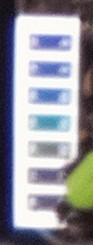
#> input picture marker_template/sticker_template.jpg, 93 x 245 px, found by its file name
$ python color_seg.py --path ../marker_template/0420_marker.jpg
#> lines starting #> are read from the running program, lines starting #| are printed output that depends on the picture; after the words box and inside, x2 and y2 are one past the last pixel; in counts of white or black regions, pixels touching at a corner belong together; pictures that were not available may be replaced by others from this repository, and a replacement may not be noted
'''
Name: color_segmentation.py

Version: 1.0

Summary: K-means color clustering based segmentation. This is achieved
         by converting the source image to a desired color space and
         running K-means clustering on only the desired channels,
         with the pixels being grouped into a desired number
    of clusters.

Author: suxing liu

Author-email: suxingliu@gmail.com

Created: 2019-09-29

USAGE:

python3 color_seg.py -p ~/smart_plant/test/ -ft JPG


'''

# import the necessary packages
import os
import glob
import argparse
from os.path import splitext, getsize, join

from sklearn.cluster import KMeans

from skimage.feature import peak_local_max
from skimage.morphology import medial_axis
from skimage.segmentation import watershed
from skimage import img_as_float, img_as_ubyte, img_as_bool, img_as_int
from skimage import measure
from skimage.segmentation import clear_border

from scipy.spatial import distance as dist
from scipy import optimize
from scipy import ndimage

import math

import numpy as np
import argparse
import cv2

import matplotlib.pyplot as plt
import matplotlib.patches as mpatches

import warnings

warnings.filterwarnings("ignore")

import concurrent.futures
import psutil
import multiprocessing
from multiprocessing import Pool
from contextlib import closing

MBFACTOR = float(1 << 20)


# generate foloder to store the output results
# [23 lines left out: function mkdir, not called in this run]


def color_cluster_seg(image, args_colorspace, args_channels, args_num_clusters, min_size):
    # Change image color space, if necessary.
    colorSpace = args_colorspace.lower()

    if colorSpace == 'hsv':
        image = cv2.cvtColor(image, cv2.COLOR_BGR2HSV)

    elif colorSpace == 'ycrcb' or colorSpace == 'ycc':
        image = cv2.cvtColor(image, cv2.COLOR_BGR2YCrCb)

    elif colorSpace == 'lab':
        image = cv2.cvtColor(image, cv2.COLOR_BGR2LAB)

    else:
        colorSpace = 'bgr'  # set for file naming purposes

    # Keep only the selected channels for K-means clustering.
    if args_channels != 'all':
        channels = cv2.split(image)
        channelIndices = []
        for char in args_channels:
            channelIndices.append(int(char))
        image = image[:, :, channelIndices]
        if len(image.shape) == 2:
            image.reshape(image.shape[0], image.shape[1], 1)

    (width, height, n_channel) = image.shape

    # print("image shape: \n")
    # print(width, height, n_channel)

    # Flatten the 2D image array into an MxN feature vector, where M is the number of pixels and N is the dimension (number of channels).
    reshaped = image.reshape(image.shape[0] * image.shape[1], image.shape[2])

    # Perform K-means clustering.
    if args_num_clusters < 2:
        print('Warning: num-clusters < 2 invalid. Using num-clusters = 2')

    # define number of cluster
    numClusters = max(2, args_num_clusters)

    # clustering method
    kmeans = KMeans(n_clusters=numClusters, n_init=40, max_iter=500).fit(reshaped)

    # get lables
    pred_label = kmeans.labels_

    # Reshape result back into a 2D array, where each element represents the corresponding pixel's cluster index (0 to K - 1).
    clustering = np.reshape(np.array(pred_label, dtype=np.uint8), (image.shape[0], image.shape[1]))

    # Sort the cluster labels in order of the frequency with which they occur.
    sortedLabels = sorted([n for n in range(numClusters)], key=lambda x: -np.sum(clustering == x))

    # Initialize K-means grayscale image; set pixel colors based on clustering.
    kmeansImage = np.zeros(image.shape[:2], dtype=np.uint8)
    for i, label in enumerate(sortedLabels):
        kmeansImage[clustering == label] = int(255 / (numClusters - 1)) * i

    ret, thresh = cv2.threshold(kmeansImage, 0, 255, cv2.THRESH_BINARY | cv2.THRESH_OTSU)

    thresh_cleaned = clear_border(thresh)

    if np.count_nonzero(thresh) > 0:

        thresh_cleaned_bw = clear_border(thresh)
    else:
        thresh_cleaned_bw = thresh

    nb_components, output, stats, centroids = cv2.connectedComponentsWithStats(thresh_cleaned, connectivity=8)

    # stats[0], centroids[0] are for the background label. ignore
    # cv2.CC_STAT_LEFT, cv2.CC_STAT_TOP, cv2.CC_STAT_WIDTH, cv2.CC_STAT_HEIGHT
    sizes = stats[1:, cv2.CC_STAT_AREA]

    Coord_left = stats[1:, cv2.CC_STAT_LEFT]

    Coord_top = stats[1:, cv2.CC_STAT_TOP]

    Coord_width = stats[1:, cv2.CC_STAT_WIDTH]

    Coord_height = stats[1:, cv2.CC_STAT_HEIGHT]

    Coord_centroids = centroids

    # print("Coord_centroids {}\n".format(centroids[1][1]))

    # print("[width, height] {} {}\n".format(width, height))

    nb_components = nb_components - 1

    # min_size = 70

    max_size = width * height * 0.1

    img_thresh = np.zeros([width, height], dtype=np.uint8)

    # for every component in the image, keep it only if it's above min_size
    for i in range(0, nb_components):
        '''
        #print("{} nb_components found".format(i))

        if (sizes[i] >= min_size) and (Coord_left[i] > 1) and (Coord_top[i] > 1) and (Coord_width[i] - Coord_left[i] > 0) and (Coord_height[i] - Coord_top[i] > 0) and (centroids[i][0] - width*0.5 < 10) and ((centroids[i][1] - height*0.5 < 10)) and ((sizes[i] <= max_size)):
            img_thresh[output == i + 1] = 255

            print("Foreground center found ")

        elif ((Coord_width[i] - Coord_left[i])*0.5 - width < 15) and (centroids[i][0] - width*0.5 < 15) and (centroids[i][1] - height*0.5 < 15) and ((sizes[i] <= max_size)):
            imax = max(enumerate(sizes), key=(lambda x: x[1]))[0] + 1
            img_thresh[output == imax] = 255
            print("Foreground max found ")
        '''

        if (sizes[i] >= min_size):
            img_thresh[output == i + 1] = 255

    # [8 lines of commented-out code are left out]
    return img_thresh


'''
def medial_axis_image(thresh):

    #convert an image from OpenCV to skimage
    thresh_sk = img_as_float(thresh)

    image_bw = img_as_bool((thresh_sk))

    image_medial_axis = medial_axis(image_bw)

    return image_medial_axis
'''


class clockwise_angle_and_distance:
    '''
    A class to tell if point is clockwise from origin or not.
    This helps if one wants to use sorted() on a list of points.

    Parameters
    ----------
    point : ndarray or list, like [x, y]. The point "to where" we g0
    self.origin : ndarray or list, like [x, y]. The center around which we go
    refvec : ndarray or list, like [x, y]. The direction of reference

    use:
        instantiate with an origin, then call the instance during sort
    reference:
    https://stackoverflow.com/questions/41855695/sorting-list-of-two-dimensional-coordinates-by-clockwise-angle-using-python

    Returns
    -------
    angle

    distance


    '''

    def __init__(self, origin):
        self.origin = origin

    # [89 lines left out: functions __call__, sticker_detect, not called in this run]


def comp_external_contour(orig, thresh, output_directory, base_name):
    # find contours and get the external one
    contours, hier = cv2.findContours(thresh, cv2.RETR_EXTERNAL, cv2.CHAIN_APPROX_SIMPLE)

    img_height, img_width, img_channels = orig.shape

    index = 1

    print("contour length {}".format(len(contours)))

    list_of_pts = []

    if len(contours) > 1:
        '''
        for ctr in contours:

            list_of_pts += [pt[0] for pt in ctr]

        center_pt = np.array(list_of_pts).mean(axis = 0) # get origin

        clock_ang_dist = clockwise_angle_and_distance(center_pt) # set origin

        list_of_pts = sorted(list_of_pts, key=clock_ang_dist) # use to sort

        contours_joined = np.array(list_of_pts).reshape((-1,1,2)).astype(np.int32)


        '''
        kernel = np.ones((4, 4), np.uint8)

        dilation = cv2.dilate(thresh.copy(), kernel, iterations=1)

        closing = cv2.morphologyEx(dilation, cv2.MORPH_CLOSE, kernel)

        trait_img = closing

    # trait_img = cv2.drawContours(thresh, contours_joined, -1, (0,255,255), -1)

    # x, y, w, h = cv2.boundingRect(contours_joined)

    # trait_img = cv2.rectangle(thresh, (x, y), (x+w, y+h), (255, 255, 0), 3)

    contours, hier = cv2.findContours(trait_img, cv2.RETR_EXTERNAL, cv2.CHAIN_APPROX_SIMPLE)

    print("contour length {}".format(len(contours)))

    for i, c in enumerate(contours):
        # get the bounding rect
        x, y, w, h = cv2.boundingRect(c)

        # if w>img_width*0.05 and h>img_height*0.05:

        if w > 0 and h > 0:
            offset_w = int(w * 0.05)
            offset_h = int(h * 0.05)
            # draw a green rectangle to visualize the bounding rect
            roi = orig[y - offset_h: y + h + offset_h, x - offset_w: x + w + offset_w]

            print("ROI {} detected ...".format(index))

            cv2.imwrite(join(output_directory, base_name + '_external_contour_' + str(i) + '.png'), roi)

            # color analysis
            thresh = color_cluster_seg(roi, 'lab', '1', 2, 200)
            cv2.imwrite(join(output_directory, base_name + '_colors_' + str(i) + '.png'), thresh)

            trait_img = cv2.rectangle(orig, (x, y), (x + w, y + h), (255, 255, 0), 3)
            # trait_img = cv2.putText(orig, "#{}".format(index), (int(x), int(y)), cv2.FONT_HERSHEY_SIMPLEX, 3.0, (255, 0, 255), 10)

    return trait_img


def segmentation(image_file, output_directory, colorspace, channels, clusters):
    abs_path = os.path.abspath(image_file)

    filename, file_extension = os.path.splitext(image_file)

    file_size = os.path.getsize(image_file) / MBFACTOR

    print("Segmenting image: {0}".format(str(filename)))

    # load original image
    image = cv2.imread(image_file)

    img_height, img_width, img_channels = image.shape

    gray = cv2.cvtColor(image, cv2.COLOR_BGR2GRAY)

    # make the folder to store the results
    # current_path = abs_path + '/'
    base_name = os.path.splitext(os.path.basename(filename))[0]
    # save folder construction

    print("Results folder: {0}".format(str(output_directory)))

    if (file_size > 5.0):
        print("It will take some time due to large file size {0} MB".format(str(int(file_size))))
    else:
        print("Segmenting plant object using automatic color clustering method... ")

    # make backup image
    orig = image.copy()

    # color clustering based plant object segmentation
    thresh = color_cluster_seg(orig, colorspace, channels, clusters, min_size=100)

    result_mask = join(output_directory, base_name + '_color_seg_mask.png')

    cv2.imwrite(result_mask, thresh)

    # find external contour and segment image into small ROI based on each plant
    trait_img = comp_external_contour(image.copy(), thresh, output_directory, base_name)

    result_file = join(output_directory, base_name + '_color_seg_label.png')

    cv2.imwrite(result_file, trait_img)

    '''
    (sticker_crop_img) = sticker_detect(image.copy(), save_path)

    # save segmentation result
    #result_file = (save_path + base_name + 'sticker_matched.' + args['filetype'])
    #print(result_file)
    #cv2.imwrite(result_file, sticker_overlay)

    thresh_sticker = color_cluster_seg(sticker_crop_img.copy(), args_colorspace, args_channels, 4, min_size = 1000)
    trait_img_sticker = comp_external_contours(sticker_crop_img.copy(), thresh_sticker, save_path_sticker)
    result_file_sticker = save_path_sticker +  '_label.' + ext
    cv2.imwrite(result_file_sticker, trait_img_sticker)
    # save segmentation result
    result_file = (save_path_sticker + base_name + '_sticker_match.' + args['filetype'])
    #print(result_file)
    cv2.imwrite(result_file, sticker_crop_img)
    '''

    return thresh
    # trait_img


if __name__ == '__main__':
    ap = argparse.ArgumentParser()
    ap.add_argument("-p", "--path", required=True, help="path to image file")
    ap.add_argument("-ft", "--filetypes", required=False, type=str, default='jpg,png')
    ap.add_argument("-r", "--result", required=False, help="result path")
    ap.add_argument('-s', '--colorspace', type=str, default='lab', help='Color space to use: BGR (default), HSV, Lab, YCrCb (YCC)')
    ap.add_argument('-c', '--channels', type=str, default='1', help='Channel indices to use for clustering, where 0 is the first channel')
    ap.add_argument('-n', '--clusters', type=int, default=2, help='Number of clusters for K-means clustering (default 3, min 2)')
    args = vars(ap.parse_args())

    # setting path to model file
    file_path = args["path"]
    result_path = args["result"] if args["result"] is not None else os.getcwd()
    colorspace = args['colorspace']
    channels = args['channels']
    clusters = args['clusters']

    # acquire image file list
    extensions = args['filetypes'].split(',') if 'filetypes' in args else []
    extensions = [e for es in [[extension.lower(), extension.upper()] for extension in extensions] for e in es]
    patterns = [join(file_path, f"*.{e}") for e in extensions]
    files = [f for fs in [glob.glob(pattern) for pattern in patterns] for f in fs]
    imgList = sorted(files)
    n_images = len(imgList)

    global template
    template_path = "/opt/smart/marker_template/sticker_template.jpg"
    # Read the template
    template = cv2.imread(template_path, 0)
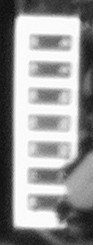
#> template: shape (245, 93); min 11, max 255, mean 150.7

    # print((imgList))

    # current_img = imgList[0]

    # (thresh, trait_img) = segmentation(current_img)

    # get cpu number for parallel processing
    # agents = psutil.cpu_count()
    agents = psutil.cpu_count(logical=False)
    print("Using {0} cores for parallel color segmentation".format(int(agents)))
#> (this line was passed over: psutil is not available in this run)

    # Create a pool of processes. By default, one is created for each CPU in the machine.
    # extract the bouding box for each image in file list
    with closing(Pool(processes=agents)) as pool:
        args = [(image, result_path, colorspace, channels, clusters) for image in imgList]
        result = pool.starmap(segmentation, args)
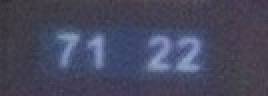
#> input picture marker_template/0420_marker.jpg, 134 x 48 px, given as the content of the folder ../marker_template/0420_marker.jpg, which was not available (shown 2 times larger)
#> in segmentation, image is the input picture: shape (48, 134, 3); mean B, G, R 93.9, 72.1, 70.9
#> in segmentation, `gray = cv2.cvtColor(image, cv2.COLOR_BGR2GRAY)`:
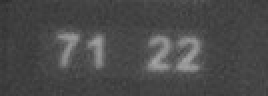
#> gray: shape (48, 134) (shown 2 times larger); min 45, max 163, mean 74.2
#> in color_cluster_seg, `image = cv2.cvtColor(image, cv2.COLOR_BGR2LAB)`: image: shape (48, 134, 3); mean of channels 0, 1, 2 79.7, 133.1, 115.2
#> in color_cluster_seg, `reshaped = image.reshape(image.shape[0] * image.shape[1], image.shape[..`: reshaped = 6432 values, max 138 at index 116, min 127 at index 2176, mean 133.1
#> in color_cluster_seg, `pred_label = kmeans.labels_`: pred_label = 6432 values, max 1 at index 58, min 0 at index 0, mean 0.411
#> in color_cluster_seg, `clustering = np.reshape(np.array(pred_label, dtype=np.uint8), (image.s..`:
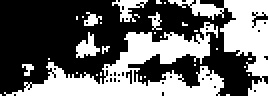
#> clustering: shape (48, 134) (shown 2 times larger); values 0 (black) and 1 (white), 41.1% white; 31 white regions (24 under 20 px), largest, box (x1, y1, x2, y2) and area: (2, 11, 112, 48) 1542, (84, 0, 134, 48) 803, (56, 0, 74, 11) 86
#> in color_cluster_seg, `sortedLabels = sorted([n for n in range(numClusters)], key=lambda x: -..`: sortedLabels = [0, 1]
#> the loop in color_cluster_seg, `for i, label in enumerate(sortedLabels):` made 2 passes
#> label on passes 1 to 2: 0, 1
#> in color_cluster_seg, `ret, thresh = cv2.threshold(kmeansImage, 0, 255, cv2.THRESH_BINARY | c..`: ret = 0
#> in color_cluster_seg, `thresh_cleaned = clear_border(thresh)`:
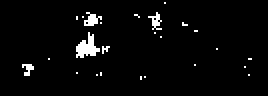
#> thresh_cleaned: shape (48, 134) (shown 2 times larger); 3.2% white; 25 white regions (21 under 20 px), largest, box (x1, y1, x2, y2) and area: (38, 16, 50, 29) 82, (42, 6, 51, 13) 35, (74, 6, 81, 15) 29, (11, 32, 17, 38) 21
#> in color_cluster_seg, `nb_components, output, stats, centroids = cv2.connectedComponentsWithS..`:
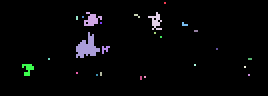
#> output: shape (48, 134) int32 (shown 2 times larger); 26 distinct labels, from 0 to 25; one colour per label, 0 black
#> in color_cluster_seg, `nb_components, output, stats, centroids = cv2.connectedComponentsWithS..`: nb_components = 26; stats = 26 rows, first 6: [0, 0, 134, 48, 6226], [82, 1, 1, 1, 1], [42, 6, 9, 7, 35], [67, 7, 3, 2, 3], [74, 6, 7, 9, 29], [38, 8, 1, 2, 2]; centroids = 26 pairs, first value 13.52 to 124.5, second value 1 to 38.5
#> in color_cluster_seg, `sizes = stats[1:, cv2.CC_STAT_AREA]`: sizes = 25 values, max 82 at index 9, min 1 at index 0, mean 8.24
#> in color_cluster_seg, `Coord_left = stats[1:, cv2.CC_STAT_LEFT]`: Coord_left = 25 values, max 124 at index 15, min 11 at index 16, mean 68.64
#> in color_cluster_seg, `Coord_top = stats[1:, cv2.CC_STAT_TOP]`: Coord_top = 25 values, max 38 at index 23, min 1 at index 0, mean 21.88
#> in color_cluster_seg, `Coord_width = stats[1:, cv2.CC_STAT_WIDTH]`: Coord_width = 25 values, max 12 at index 9, min 1 at index 0, mean 2.56
#> in color_cluster_seg, `Coord_height = stats[1:, cv2.CC_STAT_HEIGHT]`: Coord_height = 25 values, max 13 at index 9, min 1 at index 0, mean 2.56
#> in color_cluster_seg, `Coord_centroids = centroids`: Coord_centroids has the same summary as centroids
#> in color_cluster_seg, `nb_components = nb_components - 1`: nb_components = 25
#> after the loop in color_cluster_seg, `for i in range(0, nb_components):`: img_thresh: shape (48, 134); every value is 0
#> in comp_external_contour, `contours, hier = cv2.findContours(thresh, cv2.RETR_EXTERNAL, cv2.CHAIN..`: contours = []
#| contour length 0
#> (the run stopped early here; a loop or call above may not have finished)
